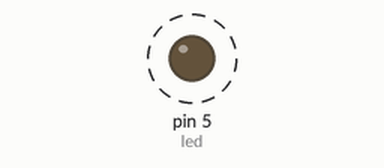
Recording of a sketch running on a simulated Arduino Uno, built with avr-gcc and run on an emulated ATmega328P. Parts: output pins drawn as LEDs (lit = HIGH). Dashed ring = blinking.

Above: at 0.2 s.
Timing chart, 0 to 3.0 s (numbered marks = the images above):
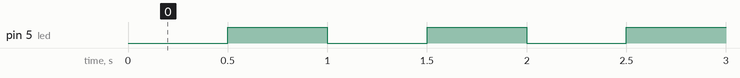

Measured:
- by itself, pin 5 (led): alternates HIGH for 0.50 s and LOW for 0.50 s

The sketch:

sketch_blink_led.ino
```cpp
/* project: flashes led
   author: samuel carneiro silveira
   schematic at https://github.com/SamuelCarneiroSilveira/Arduino/blob/main/arduino%20codes/3_blink_led/schematic%20class_3.jpg
   video of the project at https://www.youtube.com/watch?v=CQyiCKR2C9c

   components:
   1 x arduino
   1 x led
   1 x resistor 175Ω
*/
int led = 5;

void setup() {
pinMode(led, OUTPUT);
}

void loop() {
digitalWrite(led,LOW);
delay(500);
digitalWrite(led,HIGH);
delay(500);
}
```
